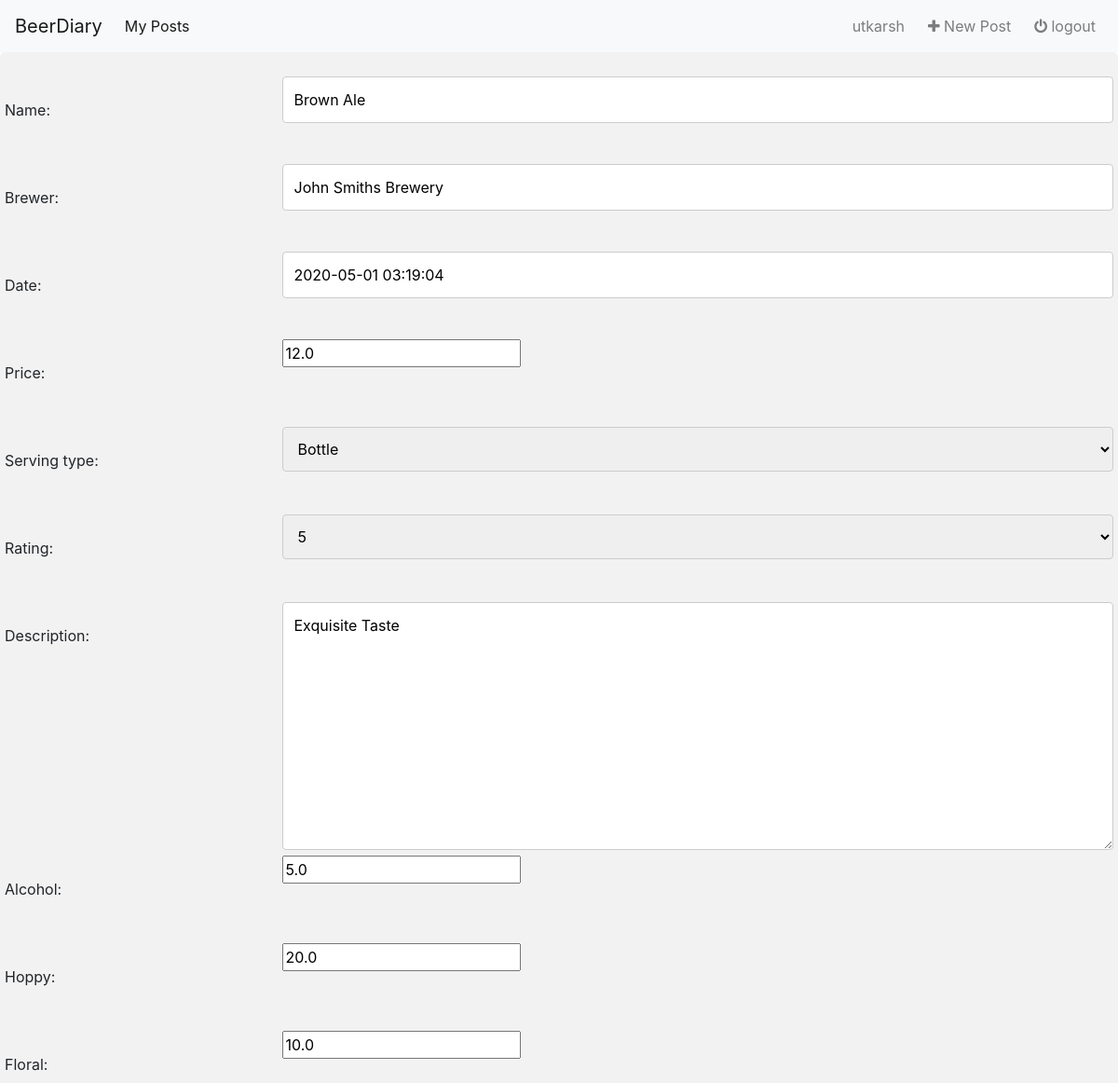
The page /30/update (signed in, upper part) on the database as committed earlier.
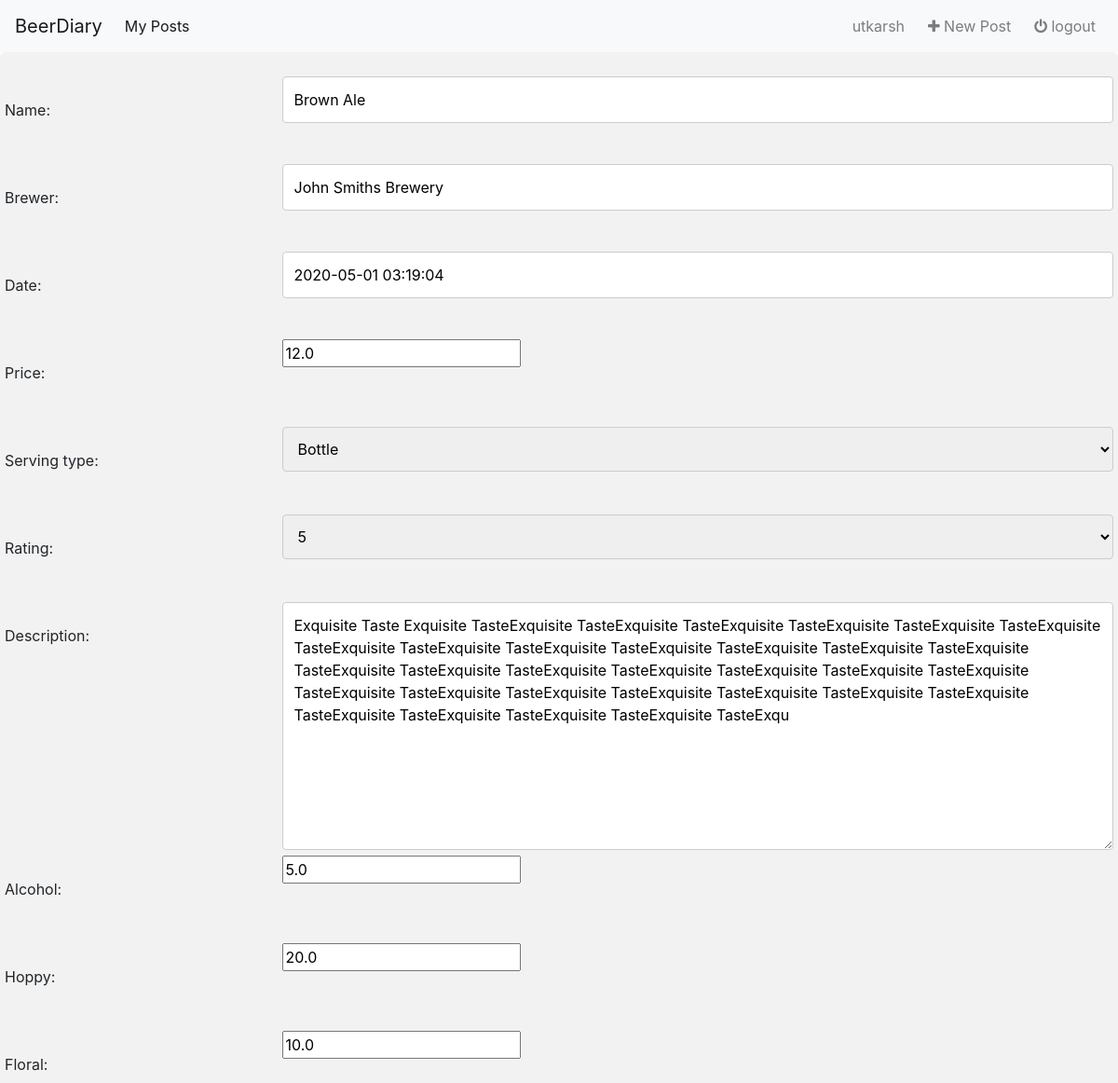
The same page on the database as committed later.
### beers/models.py (models this page shows, shortened)
class Beer(models.Model):
    author = models.ForeignKey(User, null=True, on_delete=models.CASCADE)
    name = models.CharField(max_length=250)
    brewer = models.CharField(max_length=250)
    date = models.DateTimeField(default=datetime.now)
    price = models.FloatField()
    serving_type = models.CharField(max_length=250)
    rating = models.CharField(max_length=250)
    description = models.TextField(max_length=500, null=True)
    alcohol = models.FloatField(default=5)
    hoppy = models.FloatField(default=20)
    floral = models.FloatField(default=10)
    herbal= models.FloatField(default=5)
    spicy = models.FloatField(default=10)
    malty = models.FloatField(default=5)
    burnt = models.FloatField(default=5)
    sweet = models.FloatField(default=10)
    sour = models.FloatField(default=5)
    bitter = models.FloatField(default=10)
    dry = models.FloatField(default=10)
    linger = models.FloatField(default=5)
    abv = models.FloatField(default=6, verbose_name='ABV')
    ibu = models.FloatField(default=70, verbose_name='IBU')

### beers/views.py (the view, shortened to what this page needs)
# urls.py: path('<slug:pk>/update', views.UpdateBeer.as_view(), name='update_beer'),
class UpdateBeer(LoginRequiredMixin, UserPassesTestMixin, UpdateView):
    model = Beer
    form_class = UpdateBeerForm
    template_name = 'beers/add_beer.html'
    success_url = reverse_lazy('beers:detail')
    def test_func(self):
        post = self.get_object()
        if self.request.user == post.author:
            return True
        return False

### beers/forms.py
class UpdateBeerForm(forms.ModelForm):
    CHOICES = (
        ("Bottle", "Bottle"),
        ("Draft", "Draft"),
    )
    serving_type = forms.ChoiceField(choices=CHOICES)
    rating = forms.ChoiceField(choices=[(x, x) for x in range(1, 6)])
    class Meta:
        model = Beer
        fields = '__all__'
        exclude = ['author']

### templates/beers/add_beer.html (shortened to what this page needs)
{% extends 'base.html' %}
{% load staticfiles %}
{% block main-content %}
<div class="beer-container">
  <form method="post" enctype="multipart/form-data">
    {% for field in form %}
    <div class="row">
      <div class="col-25">
        <label>{{ field.label_tag }}</label>
      </div>
      <div class="col-75">
        {{ field }}
      </div>
    </div>
    {% endfor %}
    <br>
  </form>
</div>
{% endblock %}

Rows that differ between the two databases and show on the page:
changed Beer "Brown Ale": description "Exquisite Taste" → "Exquisite Taste Exquisite TasteExquisite TasteExquisite TasteExquisite TasteExquisite TasteExquisite TasteExquisite TasteExquisite TasteExquisite TasteExquisite TasteExquisite TasteExquisite TasteExquisite TasteExquisite TasteExquisite TasteExquisite TasteExquisite TasteExquisite TasteExquisite TasteExquisite TasteExquisite TasteExquisite TasteExquisite TasteExquisite TasteExquisite TasteExquisite TasteExquisite TasteExquisite TasteExquisite TasteExquisite TasteExquisite TasteExquisite TasteExqu"
